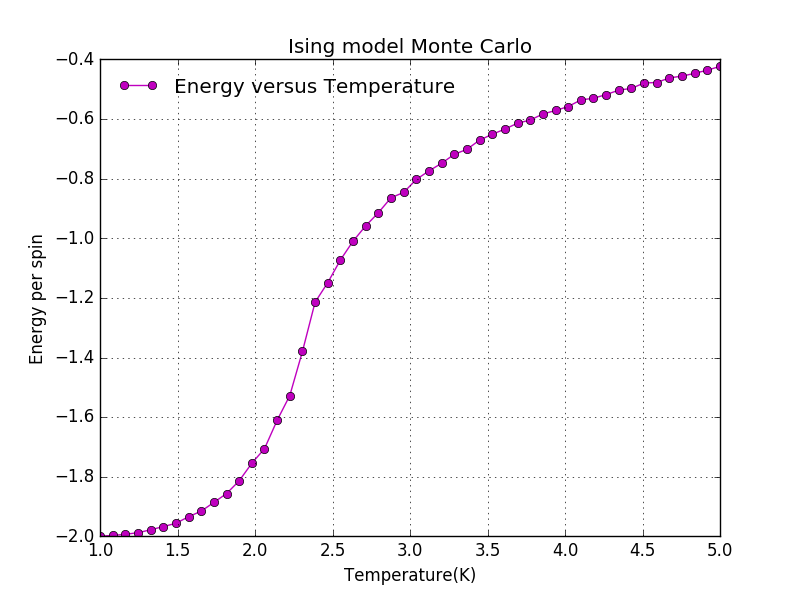

The Python source for this figure:


import math as ma
import numpy as np
from random import random
import matplotlib.pyplot as plt
state = []
t=0
t_all=[]

sum=0
dt=1
mag_all=[]
for i in range(20):   
    a=[]
    for j in range(20):
        spin=1
        a.append(spin)
    state.append(a)


def M(i,j,state,sum):
  
        for i in range(20):   
            for j in range(20):
                sum=1.*state[i][j]+sum
        return sum/400.
def du(i,j,state):
	m=19
	if i==0:
		top=state[m][j]
	else:
		top=state[i-1][j]
	if i==m:
		down=state[0][j]
	else:   
		down=state[i+1][j]
	if j==0:
		left=state[i][m]
	else :
		left=state[i][j-1]
	if j==m:
		right=state[i][0]
	else :
		right=state[i][j+1]
	return 2.*state[i][j]*(top+down+left+right)
 
def average_T(T):
    t=0
    mag_total=0
    while t<1000:
        for i in range(20):   
            for j in range(20):
                de=du(i,j,state)
                if de<=0.:
                      state[i][j]=-state[i][j]
                elif random()<ma.exp(-de/T):
                      state[i][j]=-state[i][j]
        t+=dt
        t_all.append(t)
        mag=M(i,j,state,sum)
        mag_total+=mag
    return mag_total/1000.

def average_E(T):
    t=0

    E_average_all=[]
    E_averageT=0
    while t<=1000:
        E_total=0
        for i in range(20):   
            for j in range(20):
                de=du(i,j,state)
                E_total+=-de/2

                if de<=0.:
                      state[i][j]=-state[i][j]
                elif random()<ma.exp(-de/T):
                      state[i][j]=-state[i][j]
        t+=dt
        t_all.append(t)
        E_average=E_total/800
        E_average_all.append(E_average)
        E_averageT+=E_average
    return (E_averageT/1000.)
Tem=np.linspace(1,5,50)
E_average_=[]
T_all=[]
mag_idea_all=[]
E_average_all=[]

for T in Tem:
    T_all.append(T)
    E_average=average_E(T)
    E_average_.append(E_average)





plt.figure()
plt.plot(T_all,E_average_,'mo-',label='Energy versus Temperature')
#plt.plot(x,y,'k--')
#plt.plot(T_all,mag_idea_all,'-',label='exact result')
plt.grid(True)
plt.title('Ising model Monte Carlo')
plt.xlabel('Temperature(K)')
plt.ylabel('Energy per spin')
plt.legend(loc='upper left',frameon=False)
#plt.xlim(0,5)
#plt.ylim(-2,0)





plt.show()
   
